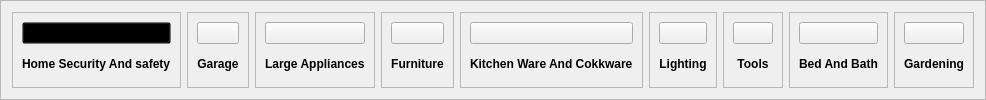
           <widget class="QFrame" name="frame_33">
            <property name="sizePolicy">
             <sizepolicy hsizetype="Preferred" vsizetype="Expanding">
              <horstretch>0</horstretch>
              <verstretch>0</verstretch>
             </sizepolicy>
            </property>
            <property name="frameShape">
             <enum>QFrame::StyledPanel</enum>
            </property>
            <property name="frameShadow">
             <enum>QFrame::Raised</enum>
            </property>
            <layout class="QHBoxLayout" name="horizontalLayout_15">
             <item>
              <widget class="QFrame" name="frame_34">
               <property name="frameShape">
                <enum>QFrame::StyledPanel</enum>
               </property>
               <property name="frameShadow">
                <enum>QFrame::Raised</enum>
               </property>
               <layout class="QVBoxLayout" name="verticalLayout_13">
                <item>
                 <widget class="QPushButton" name="pushButton_15">
                  <property name="styleSheet">
                   <string notr="true">background-color:#fefeff;
background:transparent;</string>
                  </property>
                  <property name="text">
                   <string/>
                  </property>
                  <property name="icon">
                   <iconset resource="resources.qrc">
                    <normaloff>:/icon/bbHomeSecurityAndSafety.svg</normaloff>:/icon/bbHomeSecurityAndSafety.svg</iconset>
                  </property>
                  <property name="iconSize">
                   <size>
                    <width>40</width>
                    <height>40</height>
                   </size>
                  </property>
                 </widget>
                </item>
                <item>
                 <widget class="QLabel" name="label_29">
                  <property name="font">
                   <font>
                    <pointsize>9</pointsize>
                    <weight>75</weight>
                    <bold>true</bold>
                   </font>
                  </property>
                  <property name="text">
                   <string>Home Security And safety</string>
                  </property>
                 </widget>
                </item>
               </layout>
              </widget>
             </item>
             <item>
              <widget class="QFrame" name="frame_39">
               <property name="frameShape">
                <enum>QFrame::StyledPanel</enum>
               </property>
               <property name="frameShadow">
                <enum>QFrame::Raised</enum>
               </property>
               <layout class="QVBoxLayout" name="verticalLayout_14">
                <item>
                 <widget class="QPushButton" name="pushButton_28">
                  <property name="text">
                   <string/>
                  </property>
                  <property name="icon">
                   <iconset resource="resources.qrc">
                    <normaloff>:/icon/bbGarage.svg</normaloff>:/icon/bbGarage.svg</iconset>
                  </property>
                  <property name="iconSize">
                   <size>
                    <width>40</width>
                    <height>40</height>
                   </size>
                  </property>
                 </widget>
                </item>
                <item>
                 <widget class="QLabel" name="label_30">
                  <property name="font">
                   <font>
                    <pointsize>9</pointsize>
                    <weight>75</weight>
                    <bold>true</bold>
                   </font>
                  </property>
                  <property name="text">
                   <string>Garage</string>
                  </property>
                  <property name="alignment">
                   <set>Qt::AlignCenter</set>
                  </property>
                 </widget>
                </item>
               </layout>
              </widget>
             </item>
             <item>
              <widget class="QFrame" name="frame_35">
               <property name="frameShape">
                <enum>QFrame::StyledPanel</enum>
               </property>
               <property name="frameShadow">
                <enum>QFrame::Raised</enum>
               </property>
               <layout class="QVBoxLayout" name="verticalLayout_15">
                <item>
                 <widget class="QPushButton" name="pushButton_29">
                  <property name="text">
                   <string/>
                  </property>
                  <property name="icon">
                   <iconset resource="resources.qrc">
                    <normaloff>:/icon/bbLargeAppliances.svg</normaloff>:/icon/bbLargeAppliances.svg</iconset>
                  </property>
                  <property name="iconSize">
                   <size>
                    <width>40</width>
                    <height>40</height>
                   </size>
                  </property>
                 </widget>
                </item>
                <item>
                 <widget class="QLabel" name="label_31">
                  <property name="font">
                   <font>
                    <pointsize>9</pointsize>
                    <weight>75</weight>
                    <bold>true</bold>
                   </font>
                  </property>
                  <property name="text">
                   <string>Large Appliances</string>
                  </property>
                 </widget>
                </item>
               </layout>
              </widget>
             </item>
             <item>
              <widget class="QFrame" name="frame_36">
               <property name="frameShape">
                <enum>QFrame::StyledPanel</enum>
               </property>
               <property name="frameShadow">
                <enum>QFrame::Raised</enum>
               </property>
               <layout class="QVBoxLayout" name="verticalLayout_16">
                <item>
                 <widget class="QPushButton" name="pushButton_30">
                  <property name="text">
                   <string/>
                  </property>
                  <property name="icon">
                   <iconset resource="resources.qrc">
                    <normaloff>:/icon/bbFurniture.svg</normaloff>:/icon/bbFurniture.svg</iconset>
                  </property>
                  <property name="iconSize">
                   <size>
                    <width>40</width>
                    <height>40</height>
                   </size>
                  </property>
                 </widget>
                </item>
                <item>
                 <widget class="QLabel" name="label_32">
                  <property name="font">
                   <font>
                    <pointsize>9</pointsize>
                    <weight>75</weight>
                    <bold>true</bold>
                   </font>
                  </property>
                  <property name="text">
                   <string>Furniture</string>
                  </property>
                  <property name="alignment">
                   <set>Qt::AlignCenter</set>
                  </property>
                 </widget>
                </item>
               </layout>
              </widget>
             </item>
             <item>
              <widget class="QFrame" name="frame_37">
               <property name="frameShape">
                <enum>QFrame::StyledPanel</enum>
               </property>
               <property name="frameShadow">
                <enum>QFrame::Raised</enum>
               </property>
               <layout class="QVBoxLayout" name="verticalLayout_17">
                <item>
                 <widget class="QPushButton" name="pushButton_31">
                  <property name="text">
                   <string/>
                  </property>
                  <property name="icon">
                   <iconset resource="resources.qrc">
                    <normaloff>:/icon/bbKitchenwareAndCookware.svg</normaloff>:/icon/bbKitchenwareAndCookware.svg</iconset>
                  </property>
                  <property name="iconSize">
                   <size>
                    <width>40</width>
                    <height>40</height>
                   </size>
                  </property>
                 </widget>
                </item>
                <item>
                 <widget class="QLabel" name="label_33">
                  <property name="font">
                   <font>
                    <pointsize>9</pointsize>
                    <weight>75</weight>
                    <bold>true</bold>
                   </font>
                  </property>
                  <property name="text">
                   <string>Kitchen Ware And Cokkware</string>
                  </property>
                 </widget>
                </item>
               </layout>
              </widget>
             </item>
             <item>
              <widget class="QFrame" name="frame_38">
               <property name="frameShape">
                <enum>QFrame::StyledPanel</enum>
               </property>
               <property name="frameShadow">
                <enum>QFrame::Raised</enum>
               </property>
               <layout class="QVBoxLayout" name="verticalLayout_18">
                <item>
                 <widget class="QPushButton" name="pushButton_32">
                  <property name="text">
                   <string/>
                  </property>
                  <property name="icon">
                   <iconset resource="resources.qrc">
                    <normaloff>:/icon/bbLighting.svg</normaloff>:/icon/bbLighting.svg</iconset>
                  </property>
                  <property name="iconSize">
                   <size>
                    <width>40</width>
                    <height>40</height>
                   </size>
                  </property>
                 </widget>
                </item>
                <item>
                 <widget class="QLabel" name="label_34">
                  <property name="font">
                   <font>
                    <pointsize>9</pointsize>
                    <weight>75</weight>
                    <bold>true</bold>
                   </font>
                  </property>
                  <property name="text">
                   <string>Lighting</string>
                  </property>
                  <property name="alignment">
                   <set>Qt::AlignCenter</set>
                  </property>
                 </widget>
                </item>
               </layout>
              </widget>
             </item>
             <item>
              <widget class="QFrame" name="frame_41">
               <property name="frameShape">
                <enum>QFrame::StyledPanel</enum>
               </property>
               <property name="frameShadow">
                <enum>QFrame::Raised</enum>
               </property>
               <layout class="QVBoxLayout" name="verticalLayout_19">
                <item>
                 <widget class="QPushButton" name="pushButton_33">
                  <property name="text">
                   <string/>
                  </property>
                  <property name="icon">
                   <iconset resource="resources.qrc">
                    <normaloff>:/icon/bbTools.svg</normaloff>:/icon/bbTools.svg</iconset>
                  </property>
                  <property name="iconSize">
                   <size>
                    <width>40</width>
                    <height>40</height>
                   </size>
                  </property>
                 </widget>
                </item>
                <item>
                 <widget class="QLabel" name="label_35">
                  <property name="font">
                   <font>
                    <pointsize>9</pointsize>
                    <weight>75</weight>
                    <bold>true</bold>
                   </font>
                  </property>
                  <property name="text">
                   <string>Tools</string>
                  </property>
                  <property name="alignment">
                   <set>Qt::AlignCenter</set>
                  </property>
                 </widget>
                </item>
               </layout>
              </widget>
             </item>
             <item>
              <widget class="QFrame" name="frame_42">
               <property name="frameShape">
                <enum>QFrame::StyledPanel</enum>
               </property>
               <property name="frameShadow">
                <enum>QFrame::Raised</enum>
               </property>
               <layout class="QVBoxLayout" name="verticalLayout_20">
                <item>
                 <widget class="QPushButton" name="pushButton_34">
                  <property name="text">
                   <string/>
                  </property>
                  <property name="icon">
                   <iconset resource="resources.qrc">
                    <normaloff>:/icon/bbBedAndBath.svg</normaloff>:/icon/bbBedAndBath.svg</iconset>
                  </property>
                  <property name="iconSize">
                   <size>
                    <width>40</width>
                    <height>40</height>
                   </size>
                  </property>
                 </widget>
                </item>
                <item>
                 <widget class="QLabel" name="label_36">
                  <property name="font">
                   <font>
                    <pointsize>9</pointsize>
                    <weight>75</weight>
                    <bold>true</bold>
                   </font>
                  </property>
                  <property name="text">
                   <string>Bed And Bath</string>
                  </property>
                 </widget>
                </item>
               </layout>
              </widget>
             </item>
             <item>
              <widget class="QFrame" name="frame_40">
               <property name="frameShape">
                <enum>QFrame::StyledPanel</enum>
               </property>
               <property name="frameShadow">
                <enum>QFrame::Raised</enum>
               </property>
               <layout class="QVBoxLayout" name="verticalLayout_21">
                <item>
                 <widget class="QPushButton" name="pushButton_35">
                  <property name="text">
                   <string/>
                  </property>
                  <property name="icon">
                   <iconset resource="resources.qrc">
                    <normaloff>:/icon/bbGardeningAndOutdoor.svg</normaloff>:/icon/bbGardeningAndOutdoor.svg</iconset>
                  </property>
                  <property name="iconSize">
                   <size>
                    <width>40</width>
                    <height>40</height>
                   </size>
                  </property>
                 </widget>
                </item>
                <item>
                 <widget class="QLabel" name="label_37">
                  <property name="font">
                   <font>
                    <pointsize>9</pointsize>
                    <weight>75</weight>
                    <bold>true</bold>
                   </font>
                  </property>
                  <property name="text">
                   <string>Gardening</string>
                  </property>
                  <property name="alignment">
                   <set>Qt::AlignCenter</set>
                  </property>
                 </widget>
                </item>
               </layout>
              </widget>
             </item>
            </layout>
           </widget>
